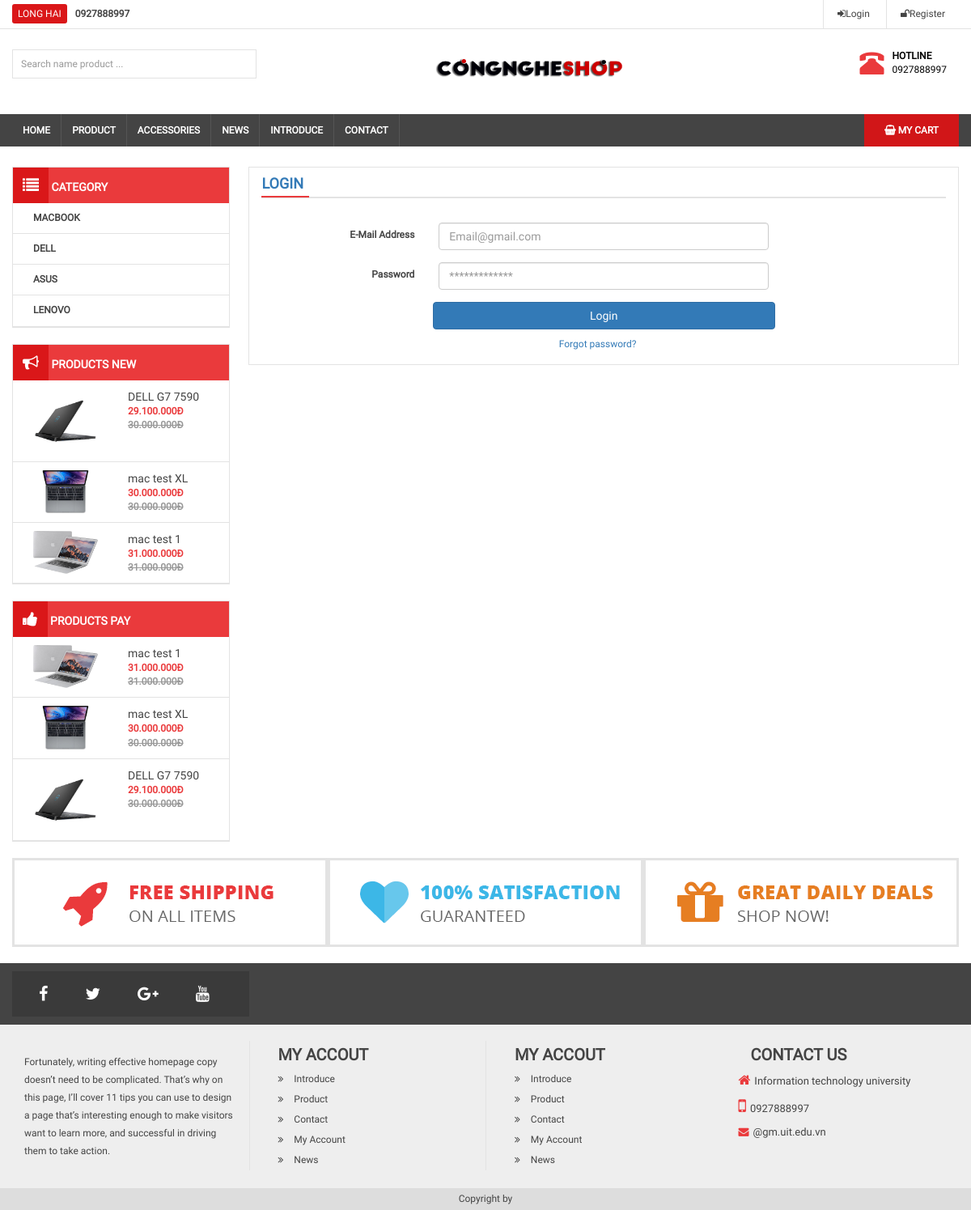
Screenshot of /Login.php with the database file from the repository.
### tables this page shows
CREATE TABLE `category` (
  `id` int(11) NOT NULL,
  `name` varchar(255) DEFAULT NULL,
  `slug` varchar(255) DEFAULT NULL,
  `images` varchar(255) DEFAULT NULL,
  `banner` varchar(255) DEFAULT NULL,
  `home` tinyint(4) DEFAULT 0,
  `status` tinyint(4) DEFAULT 1,
  `created_at` timestamp NULL DEFAULT current_timestamp(),
  `update_at` timestamp NULL DEFAULT current_timestamp()
);

CREATE TABLE `product` (
  `id` int(11) NOT NULL,
  `name` varchar(255) DEFAULT NULL,
  `slug` varchar(255) DEFAULT NULL,
  `price` int(11) DEFAULT NULL,
  `sale` tinyint(4) DEFAULT 0,
  `thumbar` varchar(255) DEFAULT NULL,
  `category_id` int(11) DEFAULT NULL,
  `cpu` longtext DEFAULT NULL,
  `short_content` text DEFAULT NULL,
  `content` longtext DEFAULT NULL,
  `bonus` varchar(255) DEFAULT NULL,
  `number` int(11) NOT NULL DEFAULT 0,
  `head` int(11) DEFAULT 0,
  `view` int(11) DEFAULT 0,
  `hot` tinyint(4) DEFAULT 0,
  `pay` int(11) DEFAULT 0,
  `pro_total_rating` int(11) NOT NULL DEFAULT 0 COMMENT 'Tổng số đánh giá ',
  `pro_total_number` int(11) NOT NULL DEFAULT 0 COMMENT 'Tổng điểm đánh giá',
  `created_at` timestamp NULL DEFAULT current_timestamp() ON UPDATE current_timestamp(),
  `update_at` timestamp NULL DEFAULT current_timestamp() ON UPDATE current_timestamp()
);

### libraries/Database.php (called while the page is built, shortened)
<?php
    class Database
    {
        public $link;
        public function __construct()
        {
            $this->link = mysqli_connect("localhost","root","","shopcongnghe") or die ();
            mysqli_set_charset($this->link,"utf8");
        }
        public function fetchsql( $sql )
        {
            $result = mysqli_query($this->link,$sql) or die("Lỗi  truy vấn sql " .mysqli_error($this->link));
            $data = [];
            if( $result)
            {
                while ($num = mysqli_fetch_assoc($result))
                {
                    $data[] = $num;
                }
            }
            return $data;
        }
        public function fetchcate($table)
        {
            $sql = "SELECT * FROM {$table} WHERE Home = 1  " ;
            $result = mysqli_query($this->link,$sql) or die("Lỗi Truy Vấn fetchcate " .mysqli_error($this->link));
            $data = [];
            if( $result)
            {
                while ($num = mysqli_fetch_assoc($result))
                {
                    $data[] = $num;
                }
            }
            return $data;
        }
    }
?>

### autoload/autoload.php (called while the page is built, shortened)
<?php
    require_once __DIR__. "/../libraries/Database.php";
    require_once __DIR__. "/../libraries/Function.php";
    $db =new Database;
    $category =$db->fetchcate("category");
    $sqlNEW ="SELECT * FROM product WHERE category_id <> 14 ORDER BY ID DESC LIMIT 5";
    $productNEW = $db->fetchsql($sqlNEW);
    $sqlPAY ="SELECT * FROM product WHERE 1 ORDER BY PAY DESC LIMIT 5";
    $productPAY = $db->fetchsql($sqlPAY);
?>

### libraries/Function.php (called while the page is built, shortened)
<?php
    function base_url()
    {
        return $url ="http://localhost/congngheshop/";
    }
    function uploads()
    {
        return base_url() . "public/uploads/";
    }
    function formatPrice($number)
    {
        $number = intval($number);
        return $number = number_format($number,0,',','.') . "đ" ;
    }
     function formatPriceSale($number,$sale)
     {
        $number = intval($number);
        $sale = intval($sale);
        $price = $number*(100-$sale)/100;
        return formatPrice($price);
     }
?>

### layouts/banner.php (the view)
<div id="maincontent">
    <div class="container">
        <div class="col-md-3  fixside" >
            <div class="box-left box-menu" >
                <h3 class="box-title"><i class="fa fa-list"></i>  Category</h3>
                <ul>
                    <?php foreach($category as $item ) :?>
                        <li><a href="category_product.php?id=<?php echo $item['id'] ?>"><?php echo $item['name'] ?></a></li>
                    <?php endforeach; ?>
                </ul>
            </div>
            <div class="box-left box-menu">
                <h3 class="box-title"><i class="fa fa-bullhorn"></i>  Products new </h3>
                <ul>
                    <?php foreach ($productNEW as $item):?>
                        <li class="clearfix">
                            <a href="detail_product.php?id=<?php echo $item['id'] ?>">
                                <img src="<?php echo uploads()?>product/<?php echo $item['thumbar'] ?>" class="img-responsive pull-left" width="80" height="80">
                                <div class="info pull-right">
                                    <p class="name"> <?php echo $item['name'] ?> </p >
                                    <b class="price"><?php echo formatPriceSale($item['price'],$item['sale']) ?></b><br>
                                    <b class="sale"><?php echo formatPrice($item['price']) ?></b><br>
                                </div>
                            </a>
                        </li>
                    <?php endforeach ?>
                </ul>
            </div>
            <div class="box-left box-menu">
                <h3 class="box-title"><i class="fa fa-thumbs-up"></i>  Products PAY</h3>
                <ul>
                    <?php foreach ($productPAY as $item):?>
                        <li class="clearfix">
                            <a href="detail_product.php?id=<?php echo $item['id'] ?>">
                                <img src="<?php echo uploads()?>product/<?php echo $item['thumbar'] ?>" class="img-responsive pull-left" width="80" height="80">
                                <div class="info pull-right">
                                    <p class="name"> <?php echo $item['name'] ?> </p >
                                    <b class="price"><?php echo formatPriceSale($item['price'],$item['sale']) ?></b><br>
                                    <b class="sale"><?php echo formatPrice($item['price']) ?></b><br>
                                </div>
                            </a>
                        </li>
                    <?php endforeach ?>
                </ul>
            </div>
        </div>

### public/frontend/css/style.css (style rules this page uses)
* { margin: 0px; padding: 0px; font-size: 12px; font-family: "Roboto"; color: #444; box-sizing: border-box; font-weight: 400; }
.container { padding: 0px; }
ol, ul, p { margin: 0px; list-style: none; }
h1, h2, h3, h4, h5, h6 { padding: 0px; margin: 0px; }
.fixside { width: 23%; margin-right: 2%; padding: 0px; }
#maincontent { margin-top: 25px; }
.box-left { margin-bottom: 20px; border: 1px solid #e3e3e3; }
.box-title { background: #ea3a3c; color: white; font-weight: bold; font-size: 14px; text-transform: uppercase; }
.box-title .fa { color: white; font-size: 20px; background: #da1719; ; padding: 12px; }
.box-menu>ul { position: relative; }
.box-menu>ul>li { padding: 10px 25px; border-bottom: 1px solid #e3e3e3; }
.box-menu>ul>li>a { font-size: 12px; color: #444; text-transform: uppercase; font-weight: bold; }
.sale { text-decoration: line-through; color: #999; }
.name { white-space: nowrap; width: 100px; text-overflow: ellipsis; overflow: hidden; font-size: 14px; font-weight: 400; color: #444; text-transform: none; }
.info b { padding: 7px 5; }
.price { color: #ea3a3c; }

### public/laravo/main.css (style rules this page uses)
html { color: #222; font-size: 1em; line-height: 1.4; }
audio, canvas, iframe, img, svg, video { vertical-align: middle; }
.clearfix:before, .clearfix:after { content: " "; display: table; }
.clearfix:after { clear: both; }

### rows the page displays
category: name "MACBOOK"
category: name "DELL"
category: name "ASUS"
category: name "LENOVO"
product: thumbar (picture), name "DELL G7 7590", formatPriceSale($item['price'],$item['sale']) "29.100.000Đ", price "30.000.000Đ"
product: thumbar (picture), name "mac test XL", formatPriceSale($item['price'],$item['sale']) "30.000.000Đ", price "30.000.000Đ"
product: thumbar (picture), name "mac test 1", formatPriceSale($item['price'],$item['sale']) "31.000.000Đ", price "31.000.000Đ"
